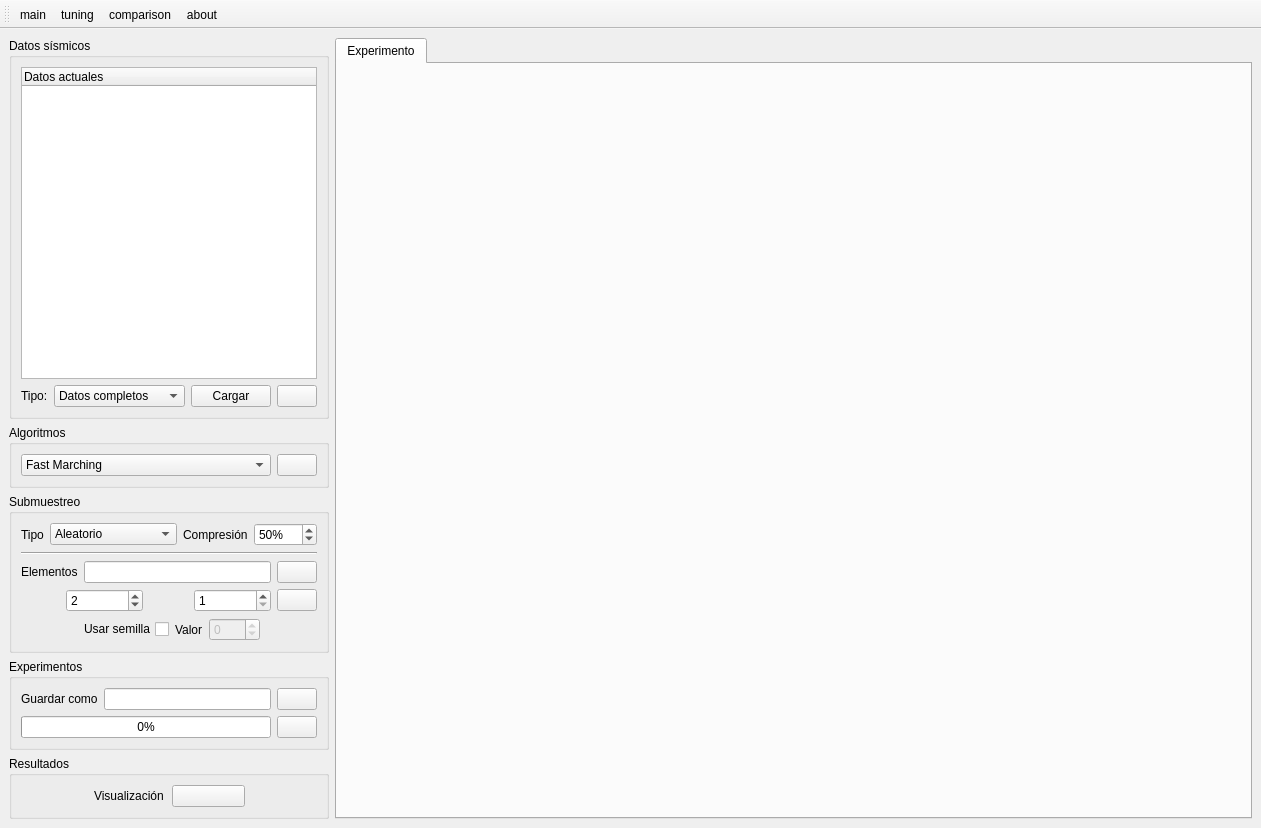
<?xml version="1.0" encoding="UTF-8"?>
<ui version="4.0">
 <class>mainWindow</class>
 <widget class="QMainWindow" name="mainWindow">
  <property name="geometry">
   <rect>
    <x>0</x>
    <y>0</y>
    <width>1261</width>
    <height>828</height>
   </rect>
  </property>
  <property name="windowTitle">
   <string>9836 Proyecto de Sísmica</string>
  </property>
  <widget class="QWidget" name="centralwidget">
   <layout class="QHBoxLayout" name="horizontalLayout_2" stretch="1,10">
    <item>
     <layout class="QVBoxLayout" name="mainLayout" stretch="0,0,0,0,0">
      <item>
       <widget class="QGroupBox" name="inputGroupBox">
        <property name="title">
         <string>Datos sísmicos</string>
        </property>
        <layout class="QVBoxLayout" name="inputGroupBoxVLayout" stretch="0,0">
         <item>
          <widget class="QTreeWidget" name="dataTreeWidget">
           <column>
            <property name="text">
             <string>Datos actuales</string>
            </property>
           </column>
          </widget>
         </item>
         <item>
          <layout class="QHBoxLayout" name="inputHLayout">
           <item>
            <spacer name="loadHSpacer1">
             <property name="orientation">
              <enum>Qt::Horizontal</enum>
             </property>
             <property name="sizeHint" stdset="0">
              <size>
               <width>13</width>
               <height>20</height>
              </size>
             </property>
            </spacer>
           </item>
           <item>
            <widget class="QLabel" name="typeDataLabel">
             <property name="text">
              <string>Tipo:</string>
             </property>
            </widget>
           </item>
           <item>
            <widget class="QComboBox" name="dataComboBox">
             <item>
              <property name="text">
               <string>Datos completos</string>
              </property>
             </item>
             <item>
              <property name="text">
               <string>Datos incompletos</string>
              </property>
             </item>
            </widget>
           </item>
           <item>
            <widget class="QPushButton" name="loadPushButton">
             <property name="text">
              <string>Cargar</string>
             </property>
            </widget>
           </item>
           <item>
            <widget class="QPushButton" name="clearDataPushButton">
             <property name="text">
              <string/>
             </property>
             <property name="icon">
              <iconset resource="../assets/assets.qrc">
               <normaloff>:/icons/icons/stop.png</normaloff>:/icons/icons/stop.png</iconset>
             </property>
            </widget>
           </item>
           <item>
            <spacer name="loadHSpacer2">
             <property name="orientation">
              <enum>Qt::Horizontal</enum>
             </property>
             <property name="sizeHint" stdset="0">
              <size>
               <width>13</width>
               <height>20</height>
              </size>
             </property>
            </spacer>
           </item>
          </layout>
         </item>
        </layout>
       </widget>
      </item>
      <item>
       <widget class="QGroupBox" name="algorithmGroupBox">
        <property name="title">
         <string>Algoritmos</string>
        </property>
        <layout class="QHBoxLayout" name="horizontalLayout" stretch="10,0">
         <item>
          <widget class="QComboBox" name="algorithmComboBox">
           <item>
            <property name="text">
             <string>Fast Marching</string>
            </property>
           </item>
          </widget>
         </item>
         <item>
          <widget class="QPushButton" name="algorithmPushButton">
           <property name="enabled">
            <bool>true</bool>
           </property>
           <property name="toolTip">
            <string>Ver ecuación</string>
           </property>
           <property name="autoFillBackground">
            <bool>false</bool>
           </property>
           <property name="text">
            <string/>
           </property>
           <property name="icon">
            <iconset resource="../assets/assets.qrc">
             <normaloff>:/icons/icons/view.png</normaloff>:/icons/icons/view.png</iconset>
           </property>
          </widget>
         </item>
        </layout>
       </widget>
      </item>
      <item>
       <widget class="QGroupBox" name="samplingGroupBox">
        <property name="title">
         <string>Submuestreo</string>
        </property>
        <layout class="QVBoxLayout" name="samplingGroupBoxVLayout">
         <item>
          <layout class="QHBoxLayout" name="samplingHLayout" stretch="0,4,0,2">
           <item>
            <widget class="QLabel" name="samplingTypeLabel">
             <property name="text">
              <string>Tipo</string>
             </property>
            </widget>
           </item>
           <item>
            <widget class="QComboBox" name="samplingTypeComboBox">
             <item>
              <property name="text">
               <string>Aleatorio</string>
              </property>
             </item>
             <item>
              <property name="text">
               <string>Uniforme</string>
              </property>
             </item>
             <item>
              <property name="text">
               <string>Jitter</string>
              </property>
             </item>
             <item>
              <property name="text">
               <string>Lista</string>
              </property>
             </item>
            </widget>
           </item>
           <item>
            <widget class="QLabel" name="compressLabel">
             <property name="text">
              <string>Compresión</string>
             </property>
            </widget>
           </item>
           <item>
            <widget class="QSpinBox" name="compressSpinBox">
             <property name="suffix">
              <string>%</string>
             </property>
             <property name="prefix">
              <string/>
             </property>
             <property name="minimum">
              <number>1</number>
             </property>
             <property name="maximum">
              <number>99</number>
             </property>
             <property name="value">
              <number>50</number>
             </property>
            </widget>
           </item>
          </layout>
         </item>
         <item>
          <widget class="Line" name="samplingHLine">
           <property name="orientation">
            <enum>Qt::Horizontal</enum>
           </property>
          </widget>
         </item>
         <item>
          <layout class="QHBoxLayout" name="elementHLayout">
           <item>
            <widget class="QLabel" name="elementLabel">
             <property name="text">
              <string>Elementos</string>
             </property>
            </widget>
           </item>
           <item>
            <widget class="QLineEdit" name="elementLineEdit"/>
           </item>
           <item>
            <widget class="QPushButton" name="elementHelpButton">
             <property name="text">
              <string/>
             </property>
             <property name="icon">
              <iconset resource="../assets/assets.qrc">
               <normaloff>:/icons/icons/help.png</normaloff>:/icons/icons/help.png</iconset>
             </property>
            </widget>
           </item>
          </layout>
         </item>
         <item>
          <layout class="QHBoxLayout" name="jitterHLayout" stretch="2,4,2,4,0">
           <item>
            <widget class="QLabel" name="gammaLabel">
             <property name="text">
              <string/>
             </property>
             <property name="pixmap">
              <pixmap resource="../assets/assets.qrc">:/parameters/parameters/gamma.png</pixmap>
             </property>
             <property name="alignment">
              <set>Qt::AlignCenter</set>
             </property>
            </widget>
           </item>
           <item>
            <widget class="QSpinBox" name="gammaSpinBox">
             <property name="minimum">
              <number>1</number>
             </property>
             <property name="maximum">
              <number>999</number>
             </property>
             <property name="value">
              <number>2</number>
             </property>
            </widget>
           </item>
           <item>
            <widget class="QLabel" name="epsilonLabel">
             <property name="layoutDirection">
              <enum>Qt::LeftToRight</enum>
             </property>
             <property name="text">
              <string/>
             </property>
             <property name="pixmap">
              <pixmap resource="../assets/assets.qrc">:/parameters/parameters/epsilon.png</pixmap>
             </property>
             <property name="alignment">
              <set>Qt::AlignCenter</set>
             </property>
             <property name="wordWrap">
              <bool>false</bool>
             </property>
            </widget>
           </item>
           <item>
            <widget class="QSpinBox" name="epsilonSpinBox">
             <property name="minimum">
              <number>1</number>
             </property>
             <property name="maximum">
              <number>999</number>
             </property>
             <property name="singleStep">
              <number>2</number>
             </property>
            </widget>
           </item>
           <item>
            <widget class="QPushButton" name="jitterPushButton">
             <property name="text">
              <string/>
             </property>
             <property name="icon">
              <iconset resource="../assets/assets.qrc">
               <normaloff>:/icons/icons/view.png</normaloff>:/icons/icons/view.png</iconset>
             </property>
            </widget>
           </item>
          </layout>
         </item>
         <item>
          <layout class="QHBoxLayout" name="sdHLayout">
           <item>
            <spacer name="seedHSpacer1">
             <property name="orientation">
              <enum>Qt::Horizontal</enum>
             </property>
             <property name="sizeHint" stdset="0">
              <size>
               <width>40</width>
               <height>20</height>
              </size>
             </property>
            </spacer>
           </item>
           <item>
            <layout class="QHBoxLayout" name="seedHLayout">
             <item>
              <widget class="QCheckBox" name="seedCheckBox">
               <property name="layoutDirection">
                <enum>Qt::RightToLeft</enum>
               </property>
               <property name="text">
                <string>Usar semilla</string>
               </property>
              </widget>
             </item>
             <item>
              <widget class="QLabel" name="seedLabel">
               <property name="text">
                <string>Valor</string>
               </property>
              </widget>
             </item>
             <item>
              <widget class="QSpinBox" name="seedSpinBox">
               <property name="enabled">
                <bool>false</bool>
               </property>
               <property name="suffix">
                <string/>
               </property>
               <property name="prefix">
                <string/>
               </property>
               <property name="minimum">
                <number>-999</number>
               </property>
               <property name="maximum">
                <number>999</number>
               </property>
              </widget>
             </item>
            </layout>
           </item>
           <item>
            <spacer name="seedHSpacer2">
             <property name="orientation">
              <enum>Qt::Horizontal</enum>
             </property>
             <property name="sizeHint" stdset="0">
              <size>
               <width>40</width>
               <height>20</height>
              </size>
             </property>
            </spacer>
           </item>
          </layout>
         </item>
        </layout>
       </widget>
      </item>
      <item>
       <widget class="QGroupBox" name="runGroupBox">
        <property name="title">
         <string>Experimentos</string>
        </property>
        <layout class="QVBoxLayout" name="runGroupBoxVLayout">
         <item>
          <layout class="QHBoxLayout" name="saveAsHLayout">
           <item>
            <widget class="QLabel" name="saveAsLabel">
             <property name="text">
              <string>Guardar como</string>
             </property>
            </widget>
           </item>
           <item>
            <widget class="QLineEdit" name="saveAsLineEdit"/>
           </item>
           <item>
            <widget class="QPushButton" name="saveAsPushButton">
             <property name="text">
              <string/>
             </property>
             <property name="icon">
              <iconset resource="../assets/assets.qrc">
               <normaloff>:/icons/icons/save.png</normaloff>:/icons/icons/save.png</iconset>
             </property>
            </widget>
           </item>
          </layout>
         </item>
         <item>
          <layout class="QHBoxLayout" name="startHLayout" stretch="0,0">
           <property name="spacing">
            <number>6</number>
           </property>
           <item>
            <widget class="QProgressBar" name="experimentProgressBar">
             <property name="value">
              <number>0</number>
             </property>
            </widget>
           </item>
           <item>
            <widget class="QPushButton" name="startPushButton">
             <property name="text">
              <string/>
             </property>
             <property name="icon">
              <iconset resource="../assets/assets.qrc">
               <normaloff>:/icons/icons/run.png</normaloff>:/icons/icons/run.png</iconset>
             </property>
            </widget>
           </item>
          </layout>
         </item>
        </layout>
       </widget>
      </item>
      <item>
       <widget class="QGroupBox" name="resultGroupBox">
        <property name="title">
         <string>Resultados</string>
        </property>
        <layout class="QVBoxLayout" name="resultGroupBoxHLayout">
         <item>
          <layout class="QHBoxLayout" name="resultHLayout" stretch="1,1,1,1">
           <item>
            <spacer name="resultHSpacer1">
             <property name="orientation">
              <enum>Qt::Horizontal</enum>
             </property>
             <property name="sizeHint" stdset="0">
              <size>
               <width>40</width>
               <height>20</height>
              </size>
             </property>
            </spacer>
           </item>
           <item>
            <widget class="QLabel" name="resultLabel">
             <property name="text">
              <string>Visualización</string>
             </property>
            </widget>
           </item>
           <item>
            <widget class="QPushButton" name="resultPushButton">
             <property name="autoFillBackground">
              <bool>false</bool>
             </property>
             <property name="text">
              <string/>
             </property>
             <property name="icon">
              <iconset resource="../assets/assets.qrc">
               <normaloff>:/icons/icons/report.png</normaloff>:/icons/icons/report.png</iconset>
             </property>
             <property name="autoDefault">
              <bool>false</bool>
             </property>
             <property name="default">
              <bool>false</bool>
             </property>
             <property name="flat">
              <bool>false</bool>
             </property>
            </widget>
           </item>
           <item>
            <spacer name="resultHSpacer2">
             <property name="orientation">
              <enum>Qt::Horizontal</enum>
             </property>
             <property name="sizeHint" stdset="0">
              <size>
               <width>40</width>
               <height>20</height>
              </size>
             </property>
            </spacer>
           </item>
          </layout>
         </item>
        </layout>
       </widget>
      </item>
     </layout>
    </item>
    <item>
     <widget class="QTabWidget" name="tuningTabWidget">
      <property name="currentIndex">
       <number>0</number>
      </property>
      <widget class="QWidget" name="expTuningReportTab1">
       <attribute name="title">
        <string>Experimento</string>
       </attribute>
       <layout class="QVBoxLayout" name="expTuningReportTab1VLayout" stretch="0">
        <item>
         <widget class="QWidget" name="graphicTuningReportWidget" native="true">
          <layout class="QVBoxLayout" name="graphicTuningReportWidgetVLayout">
           <property name="spacing">
            <number>0</number>
           </property>
           <property name="leftMargin">
            <number>0</number>
           </property>
           <property name="topMargin">
            <number>0</number>
           </property>
           <property name="rightMargin">
            <number>0</number>
           </property>
           <property name="bottomMargin">
            <number>0</number>
           </property>
           <item>
            <layout class="QVBoxLayout" name="graphicTuningReportVLayout"/>
           </item>
          </layout>
         </widget>
        </item>
       </layout>
      </widget>
     </widget>
    </item>
   </layout>
  </widget>
  <widget class="QToolBar" name="toolBar">
   <property name="windowTitle">
    <string>toolBar</string>
   </property>
   <attribute name="toolBarArea">
    <enum>TopToolBarArea</enum>
   </attribute>
   <attribute name="toolBarBreak">
    <bool>false</bool>
   </attribute>
   <addaction name="mainAction"/>
   <addaction name="tuningAction"/>
   <addaction name="comparisonAction"/>
   <addaction name="aboutOfAction"/>
  </widget>
  <action name="aboutOfAction">
   <property name="icon">
    <iconset resource="../assets/assets.qrc">
     <normaloff>:/icons/icons/info.png</normaloff>:/icons/icons/info.png</iconset>
   </property>
   <property name="text">
    <string>about</string>
   </property>
   <property name="toolTip">
    <string>&lt;html&gt;&lt;head/&gt;&lt;body&gt;&lt;p&gt;Acerca de este proyecto&lt;/p&gt;&lt;/body&gt;&lt;/html&gt;</string>
   </property>
  </action>
  <action name="reportAction">
   <property name="icon">
    <iconset resource="../assets/assets.qrc">
     <normaloff>:/icons/icons/report.png</normaloff>:/icons/icons/report.png</iconset>
   </property>
   <property name="text">
    <string>report</string>
   </property>
   <property name="toolTip">
    <string>Visualización de resultados</string>
   </property>
  </action>
  <action name="mainAction">
   <property name="icon">
    <iconset resource="../assets/assets.qrc">
     <normaloff>:/icons/icons/main.png</normaloff>:/icons/icons/main.png</iconset>
   </property>
   <property name="text">
    <string>main</string>
   </property>
   <property name="toolTip">
    <string>Ir al menú principal</string>
   </property>
  </action>
  <action name="tuningAction">
   <property name="icon">
    <iconset resource="../assets/assets.qrc">
     <normaloff>:/icons/icons/tuning.png</normaloff>:/icons/icons/tuning.png</iconset>
   </property>
   <property name="text">
    <string>tuning</string>
   </property>
   <property name="toolTip">
    <string>Ajuste de parámetros</string>
   </property>
  </action>
  <action name="comparisonAction">
   <property name="icon">
    <iconset>
     <normaloff>:/icons/icons/comparison.png</normaloff>:/icons/icons/comparison.png</iconset>
   </property>
   <property name="text">
    <string>comparison</string>
   </property>
   <property name="toolTip">
    <string>Hacer comparación de experimento con todos los algoritmos</string>
   </property>
  </action>
 </widget>
 <resources>
  <include location="../assets/assets.qrc"/>
 </resources>
 <connections/>
</ui>
